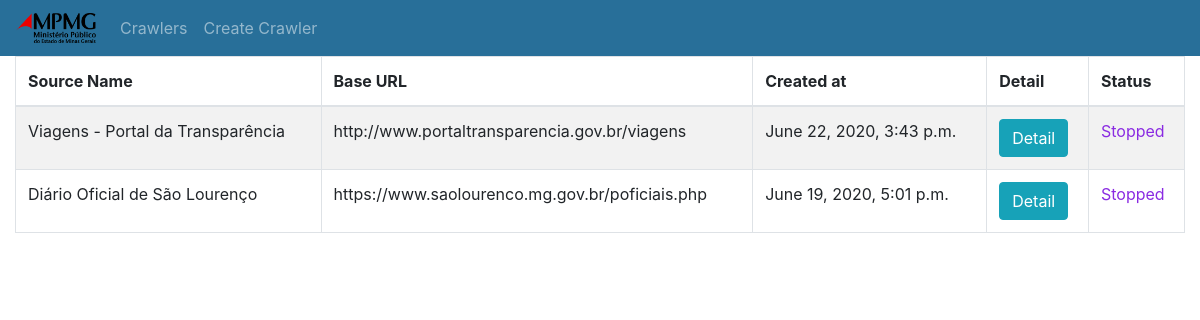
The app's page /, older data.
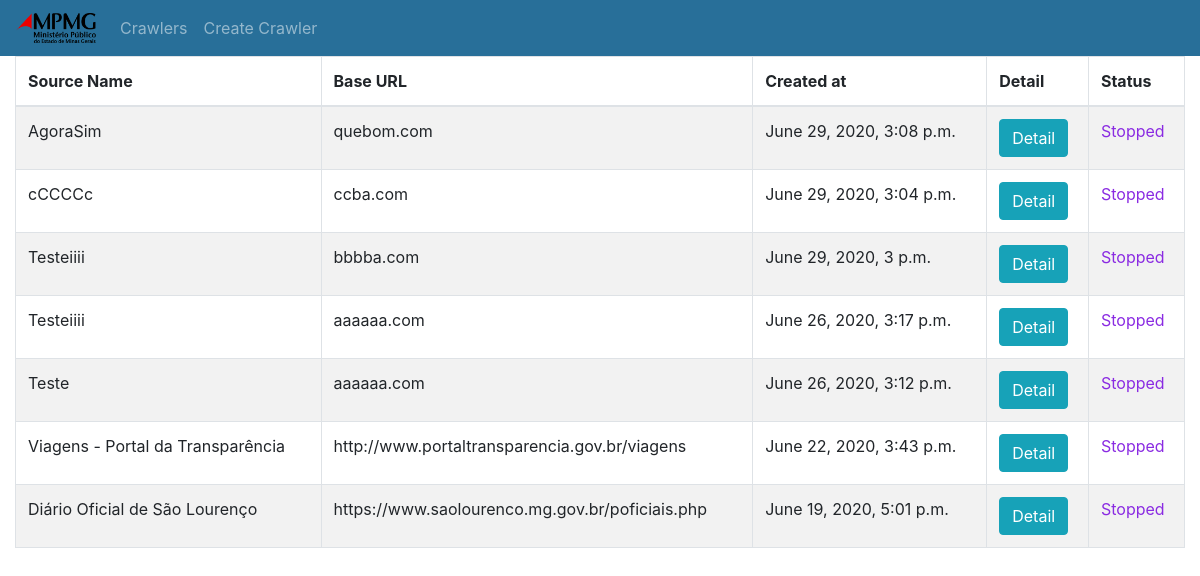
The same page, newer data.
### main/models.py (models this page shows, shortened)
class TimeStamped(models.Model):
    creation_date = models.DateTimeField()
    last_modified = models.DateTimeField()
    class Meta:
        abstract = True

class CrawlRequest(TimeStamped):
    running = models.BooleanField(default=False)
    source_name = models.CharField(max_length=200)
    base_url  = models.CharField(max_length=200)
    obey_robots = models.BooleanField(blank=True, null=True)
    antiblock_download_delay = models.IntegerField(blank=True, null=True)
    antiblock_autothrottle_enabled = models.BooleanField(blank=True, null=True)
    antiblock_autothrottle_start_delay = models.IntegerField(blank=True, null=True)
    antiblock_autothrottle_max_delay = models.IntegerField(blank=True, null=True)
    ANTIBLOCK_MASK_TYPE = [
        ('none', 'None'),
        ('ip', 'IP rotation'),
        ('user_agent', 'User-agent rotation'),
        ('cookies', 'Use cookies'),
    ]
    antiblock_mask_type = models.CharField(max_length=15, choices=ANTIBLOCK_MASK_TYPE, blank=True, null=True, default='none')
    IP_TYPE = [
        ('tor', 'Tor'),
        ('proxy', 'Proxy'),
    ]
    antiblock_ip_rotation_type = models.CharField(max_length=15, choices=IP_TYPE, null=True, blank=True)
    antiblock_proxy_list = models.CharField(max_length=2000, blank=True, null=True) # available for Proxy List
    antiblock_max_reqs_per_ip = models.IntegerField(blank=True, null=True)
    antiblock_max_reuse_rounds = models.IntegerField(blank=True, null=True)
    antiblock_reqs_per_user_agent = models.IntegerField(blank=True, null=True)
    antiblock_user_agents_file = models.CharField(max_length=2000, blank=True, null=True)
    antiblock_cookies_file = models.CharField(max_length=2000, blank=True, null=True)
    antiblock_persist_cookies = models.BooleanField(blank=True, null=True)
    CAPTCHA_TYPE = [
        ('none', 'None'),
        ('image', 'Image'),
        ('sound', 'Sound'),
    ]
    captcha = models.CharField(max_length=15, choices=CAPTCHA_TYPE, default='none')
    has_webdriver = models.BooleanField(blank=True, null=True)
    webdriver_path = models.CharField(max_length=1000, blank=True, null=True)
    img_xpath = models.CharField(max_length=100, blank=True, null=True)
    sound_xpath = models.CharField(max_length=100, blank=True, null=True)
    CRAWLER_TYPE = [
        ('static_page', 'Static Page'),
        ('form_page', 'Page with Form'),
        ('single_file', 'Single File'),
        ('bundle_file', 'Bundle File'),
    ]
    crawler_type = models.CharField(max_length=15, choices=CRAWLER_TYPE, default='static_page')
    explore_links = models.BooleanField(blank=True, null=True)
    link_extractor_max_depht = models.IntegerField(blank=True, null=True)
    link_extractor_allow = models.CharField(max_length=1000, blank=True, null=True)
    link_extractor_allow_extensions = models.CharField(blank=True, null=True, max_length=2000)
    TEMPLATED_URL_TYPE = [
        ('none', 'None'),
        ('get', 'GET'),
        ('post', 'POST'),
    ]
    templated_url_type = models.CharField(max_length=15, choices=TEMPLATED_URL_TYPE, default='none')
    formatable_url = models.CharField(max_length=200, blank=True, null=True)
    param = models.CharField(max_length=200, blank=True, null=True)
    post_dictionary = models.CharField(max_length=1000, blank=True, null=True)
    http_status_response = models.CharField(max_length=15, blank=True, null=True)
    invert_http_status = models.BooleanField(blank=True, null=True)
    text_match_response = models.CharField(max_length=2000, blank=True, null=True)
    invert_text_match = models.BooleanField(blank=True, null=True)

### main/views.py (the view)
# urls.py: path("", views.list_crawlers, name="list_crawlers"),
def list_crawlers(response):
    context = {'allcrawlers': getAllData()}
    return render(response, "main/list_crawlers.html", context)

### main/views.py (called while the page is built)
def getAllData():
    return CrawlRequest.objects.all().order_by('-creation_date')

### main/templates/main/list_crawlers.html (shortened to what this page needs)
{% extends 'main/base.html' %}
{% block content %}
    <div class="col">
        <table class="table table-striped table-bordered searchable sortable" cellspacing="0" width="100%">
            <thead>
                <tr>
                    <th scope="col">Source Name</th>
                    <th scope="col">Base URL</th>
                    <th scope="col">Created at</th>
                    <th scope="col">Detail</th>
                    <th scope="col">Status</th>
                </tr>
            </thead>
            <tbody>
                {% for crawler in allcrawlers %}
                <tr>
                    <td>{{crawler.source_name }}</td>
                    <td>{{crawler.base_url }}</td>
                    <td>{{crawler.creation_date }}</td>
                    <td><a class="btn btn-info" href="{% url 'detail_crawler' crawler.id %}">Detail</a></td>
                    {% if crawler.running == True %}
                        <td><span style="color: green;">Running</span></td>
                    {% else %}
                        <td><span style="color: blueviolet;">Stopped</span></td>
                    {% endif %}
                </tr>
                {% endfor %}
            </tbody>
        </table>
    </div>
    {% endblock %}

### main/templates/main/base.html (shortened to what this page needs)
<!doctype html>
<html>
<head>
    <link rel="stylesheet" href="https://stackpath.bootstrapcdn.com/bootstrap/4.4.1/css/bootstrap.min.css">
    <link rel="stylesheet" href="https://cdnjs.cloudflare.com/ajax/libs/font-awesome/4.7.0/css/font-awesome.min.css">
    {% load static %}
    <link rel="stylesheet" type="text/css" href="{% static 'css/style.css' %}" />
</head>
<body>
    <nav class="navbar navbar-expand-md navbar-dark fixed-top">
        <a class="navbar-brand" href="#"><img src="{% static 'img/logo.png' %}" width="80" height="30" class="d-inline-block align-top" alt=""></a>
        <div class="collapse navbar-collapse" id="navbarNavDropdown">
            <ul class="navbar-nav">
                <li class="nav-item"><a class="nav-link" href="/crawlers">Crawlers</a></li>
                <li class="nav-item"><a class="nav-link" href="/new">Create Crawler</a></li>
            </ul>
        </div>
    </nav>
    {% block content %}
    {% endblock %}
</body>
</html>

### main/staticfiles/css/style.css (style rules this page uses)
.navbar { background-color: #286f99; }
body { padding-top: 56px; }

Row changes from the older to the newer data that the page shows:
added CrawlRequest: source_name "AgoraSim", base_url "quebom.com", creation_date "June 29, 2020, 3:08 p.m.", running "Stopped"
added CrawlRequest: source_name "cCCCCc", base_url "ccba.com", creation_date "June 29, 2020, 3:04 p.m.", running "Stopped"
added CrawlRequest: source_name "Testeiiii", base_url "bbbba.com", creation_date "June 29, 2020, 3 p.m.", running "Stopped"
added CrawlRequest: source_name "Testeiiii", base_url "aaaaaa.com", creation_date "June 26, 2020, 3:17 p.m.", running "Stopped"
added CrawlRequest: source_name "Teste", base_url "aaaaaa.com", creation_date "June 26, 2020, 3:12 p.m.", running "Stopped"
